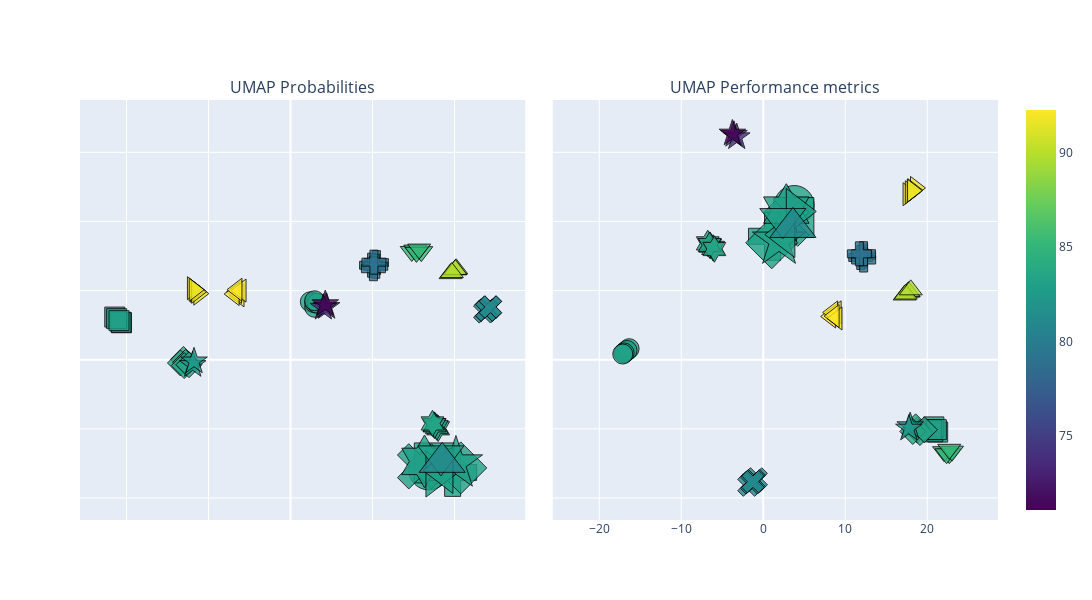

The notebook cell saved with this chart:
### Markdown cell above
### UMAP chart

### Code cell
import plotly.graph_objects as go
from plotly.subplots import make_subplots

fig = go.Figure()


symbols = ['circle', 'square', 'x', 'cross', 'diamond', 'star', 'hexagram', 'triangle-right', 'triangle-left', 'triangle-down', 'triangle-up']
# convert symbols to dictionary with keys from 1 to 11
symbols_dict = dict(zip(range(1, 12), symbols))

fig = make_subplots(rows=1, cols=2, subplot_titles=('UMAP Probabilities', 'UMAP Performance metrics'), shared_yaxes='all', shared_xaxes='all',
                    vertical_spacing=0.03, horizontal_spacing=0.03, specs=[[{'type': 'xy'}, {'type': 'xy'}]])

# Plot UMAP, add hovertext and symbols, define colorscale by performance, add title
fig.add_trace(go.Scatter(x=df_umap_all['UMAP_1'], y=df_umap_all['UMAP_2'], mode='markers', hovertext=df_umap_all['text'], 
            marker=dict(size=df_umap_all['size']*20, symbol = df_umap_all['algorithm_id'].map(symbols_dict), 
            color=df_umap_all['performance'], coloraxis='coloraxis')), row=1, col=1)
fig.add_trace(go.Scatter(x=df_umap_perf_all['UMAP_1'], y=df_umap_perf_all['UMAP_2'], mode='markers', hovertext=df_umap_perf_all['text'], 
            marker=dict(size=df_umap_perf_all['size']*20, symbol = df_umap_perf_all['algorithm_id'].map(symbols_dict), 
            color=df_umap_perf_all['performance'], coloraxis='coloraxis')), row=1, col=2)

# remove axes labels

fig.update_layout(xaxis_showticklabels=False, yaxis_showticklabels=False)
fig.update_traces(marker=dict(opacity=0.8, line=dict(width=1, color='Black')), selector=dict(mode='markers'))
# define symbols for markers based on symbols defined
fig.update_layout(hoverlabel=dict(bgcolor="white", font_size=14, font_family="Rockwell"), hovermode='closest')
# define plot as square
fig.update_layout(width=1200, height=600)
# add tooltip
fig.update_layout(hovermode='closest')
fig.update_layout(coloraxis=dict(colorscale='Viridis'), showlegend=False)

fig.show()
